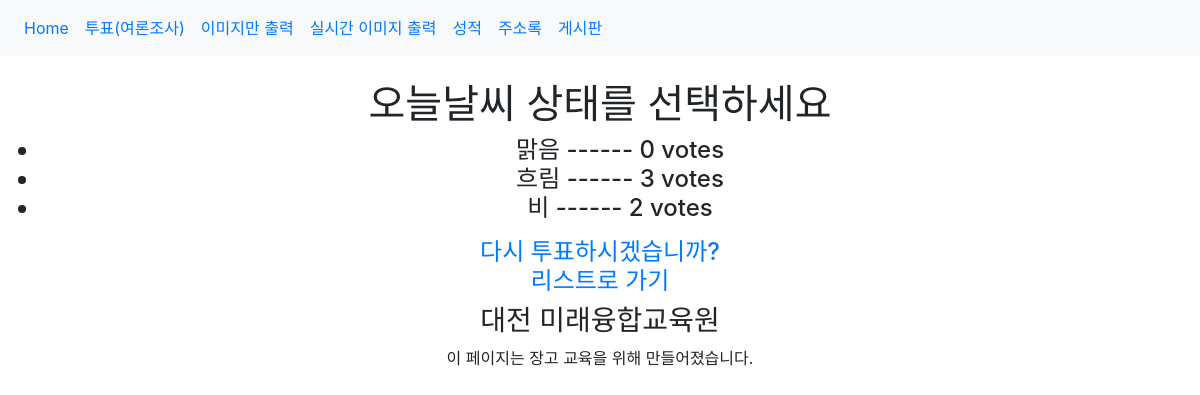
Page /polls/1/results/ on the committed database.
### polls/models.py (models this page shows, shortened)
class Question(models.Model):   # 질문 테이블
    question_text = models.CharField(max_length=200)    # 문자열 (필드 이름과 매핑)
    pub_date = models.DateTimeField('date published')   # 자동으로 필드를 채움.

class Choice(models.Model):     # 응답
    question = models.ForeignKey(
        'Question', on_delete= models.CASCADE,     # 질문이 지워질 때 함께 지우라는 의미
    )
    choice_text = models.CharField(max_length=200)  # 질문에 대한 선택
    votes = models.IntegerField(default=0)          # 몇 번을 투표했는지?

### polls/views.py (the view)
# urls.py: path('<int:question_id>/results/', views.results, name='results'),
def results(request, question_id):
    question = get_object_or_404(Question, pk=question_id)
    return render(request, 'polls/result.html', {'question': question})

### polls/templates/polls/result.html
{% extends "base.html" %}
{% load static %}
{% block explain_contents %}
<center><h1> {{ question.question_text }} </h1>
  <h4>
    <ul>
      {% for choice in question.choice_set.all %}
      <li> {{ choice.choice_text }} ------ {{ choice.votes }}
            vote{{ choice.votes|pluralize }}</li>
      {% endfor %}
    </ul>
    <a href="{% url 'polls:detail' question.id %}"> 다시 투표하시겠습니까? </a>
    <br>
    <a href="{% url 'polls:index' %}"> 리스트로 가기 </a>
  </h4>
{% endblock explain_contents %}

### rows in the picture
Question: question_text "오늘날씨 상태를 선택하세요"
Choice: choice_text "맑음", votes "0"
Choice: choice_text "흐림", votes "3"
Choice: choice_text "비", votes "2"
